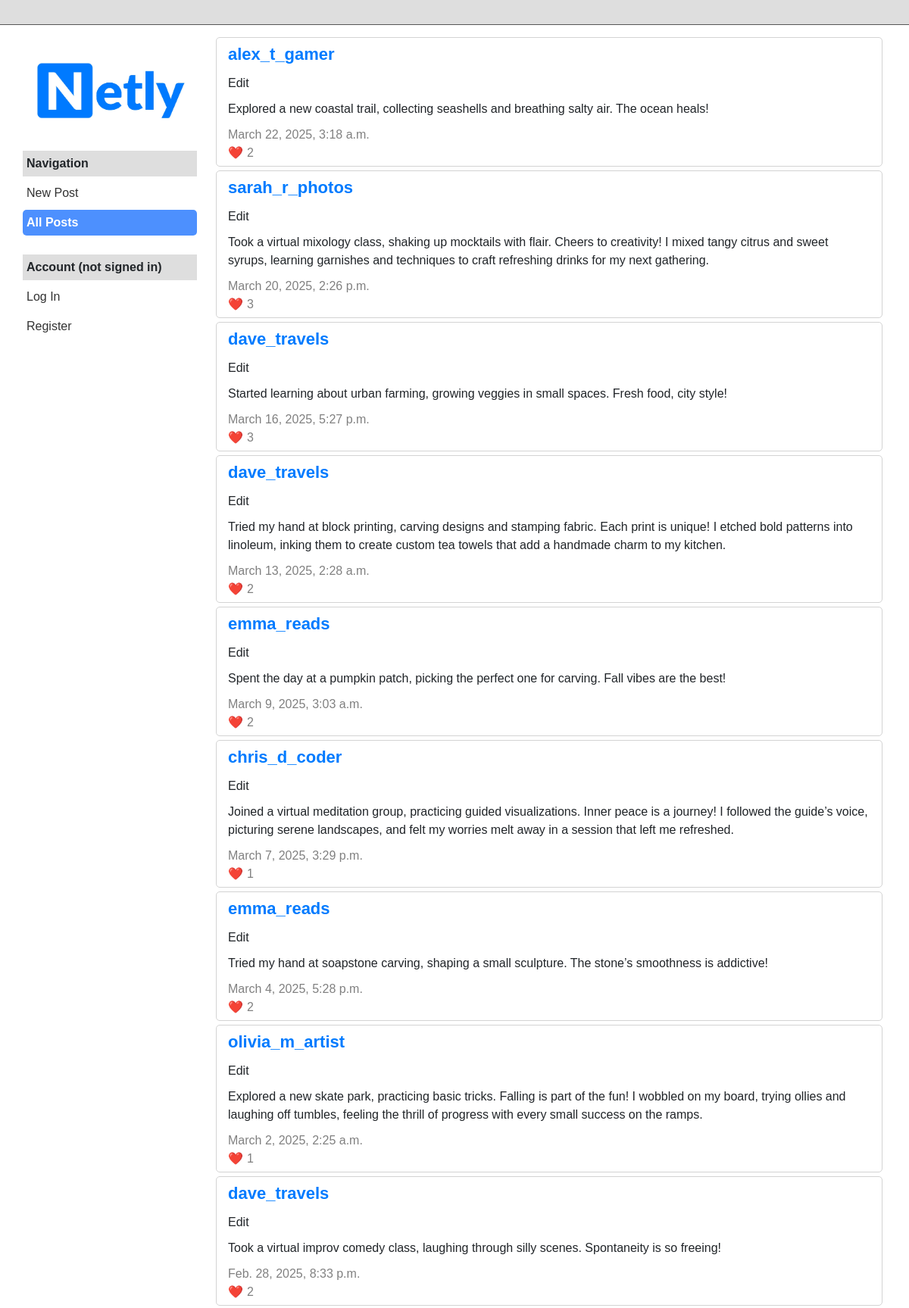
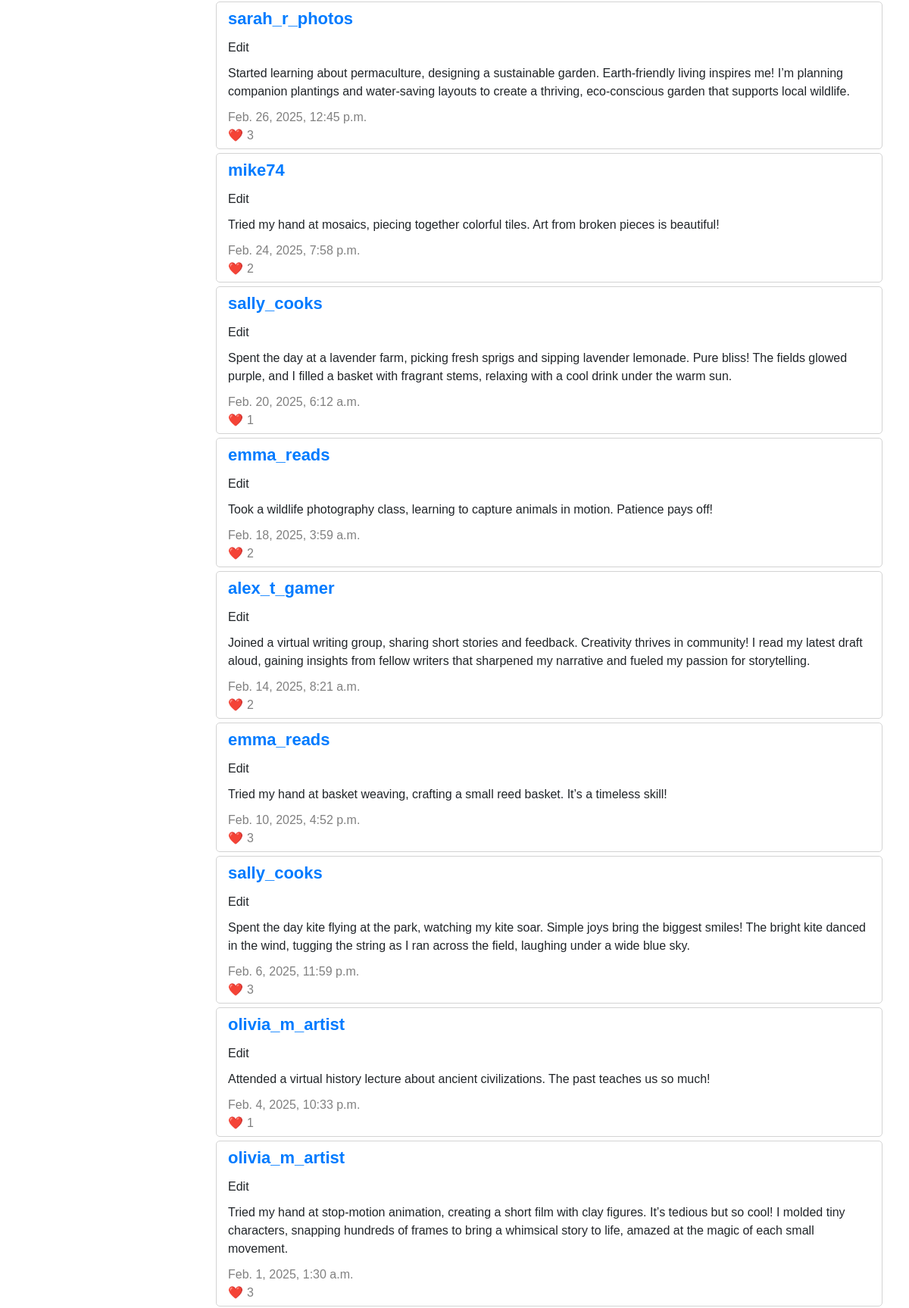
The page / (upper part) on the database its author committed (2 pictures, top to bottom).
### network/models.py (models this page shows, shortened)
class Post(models.Model):
    user = models.ForeignKey(User, on_delete=models.CASCADE, related_name="posts")
    content = models.TextField()
    created_at = models.DateTimeField(auto_now_add=True)
    def get_likes_count(self):
        return self.likes.count()

class User(AbstractUser):
    def __str__(self):
        return self.username

### network/views.py (the view)
# urls.py: path("", views.index, name="index"),
def index(request):
    posts = Post.objects.all().order_by("-created_at")
    return render(request, "network/index.html", {
        "active_filter": "all",
        "posts": posts,
    })

### network/templates/network/index.html
{% extends "network/layout.html" %}
{% block body %}
    {% for post in posts %}
    <div class="post-container">
        <div class="post-name"><a href="{% url 'profile' post.user.id %}">{{ post.user.username }}</a></div>
        <div class="post-edit">Edit</div>
        <div class="post-content">{{ post.content }}</div>
        <div class="post-date">{{ post.created_at }}</div>
        <div class="post-likes">{{ post.get_likes_count }}</div>
    </div>
    {% endfor %}
{% endblock %}

### network/templates/network/layout.html (shortened to what this page needs)
{% load static %}
<!DOCTYPE html>
<html lang="en">
    <head>
        <link rel="stylesheet" href="https://stackpath.bootstrapcdn.com/bootstrap/4.4.1/css/bootstrap.min.css">
        <link href="{% static 'network/styles.css' %}" rel="stylesheet">
    </head>
    <body>
        <div class="header">
        </div>
        <div class="page-container">
            <aside class="sidebar">
                <ul>
                    <li class="sidebar-logo">
                        <a href="{% url 'index' %}">
                            <img src="{% static 'network/netly.jpeg' %}" alt="Network Logo" style="width: 100%;">
                        </a>
                    </li>
                    <li class="sidebar-heading">Navigation</li>
                    <li><a href="{% url 'create' %}" class="{% if active_filter == 'new' %}active-link{% endif %}">New Post</a></li>
                    <li><a href="{% url 'index' %}" class="{% if active_filter == 'all' %}active-link{% endif %}">All Posts</a></li>
                    {% if user.is_authenticated %}
                        <li class="sidebar-heading">Account ({{ user.display_name }})</li>
                        <li><a href="{% url 'profile' user.id %}" class="{% if active_filter == 'profile' %}active-link{% endif %}">My Profile</a></li>
                        <hr>
                        <li><a href="{% url 'logout' %}">Log Out</a></li>
                    {% else %}
                        <li class="sidebar-heading">Account (not signed in)</li>
                        <li><a href="{% url 'login' %}">Log In</a></li>
                        <li><a href="{% url 'register' %}">Register</a></li>
                    {% endif %}
                </ul>
            </aside>
            <main class="content">
                {% block body %}
                {% endblock %}
            </main>
        </div>
    </body>
</html>

### network/static/network/styles.css (style rules this page uses)
body { font-family: Arial, sans-serif; display: flex; flex-direction: column; align-items: center; }
.page-container { display: flex; width: 100%; max-width: 1170px; align-items: stretch; margin-top: 1rem; }
.sidebar { width: 260px; flex-shrink: 0; padding: 15px; margin-right: 10px; box-sizing: border-box; position: sticky; top: 50px; align-self: flex-start; height: calc(100vh - 50px); overflow-y: auto; }
.sidebar ul { list-style: none; padding: 0; margin: 0; }
.sidebar li { margin-bottom: 5px; }
.sidebar a { text-decoration: none; color: #333; display: block; padding: 5px; }
.sidebar a.active-link { background-color: #4d90fe; border-radius: 5px; color: #ffffff; font-weight: bold; }
.sidebar-logo { background-color: #ffffff; color: #ffffff; border: none; }
.sidebar-heading { font-weight: 600; background-color: #dedede; display: block; padding: 5px; margin-top: 25px; }
.content { flex-grow: 1; margin-left: 0px; box-sizing: border-box; min-width: 0; }
.header { width: 100%; background-color: #dedede; padding: 16px; box-sizing: border-box; border-bottom: 1px solid #555; position: sticky; top: 0; z-index: 10; }
.post-container { border: 1px solid lightgray; border-radius: 5px; margin-bottom: 5px; margin-right: 20px; padding: 5px 15px; }
.post-name { font-size: 22px; font-weight: 700; margin-bottom: 10px; }
.post-edit { margin-bottom: 10px; }
.post-content { margin-bottom: 10px; }
.post-date { color: gray; }
.post-likes { color: gray; }
.post-likes::before { content: "❤️"; padding-right: 5px; }

### rows shown on the page
Post: user.username "alex_t_gamer", content "Explored a new coastal trail, collecting seashells and breathing salty air. The ocean heals!", created_at "March 22, 2025, 3:18 a.m.", get_likes_count "2"
Post: user.username "sarah_r_photos", content "Took a virtual mixology class, shaking up mocktails with flair. Cheers to creativity! I mixed tangy citrus and sweet syrups, learning garnishes and techniques to craft refreshing drinks for my next gathering.", created_at "March 20, 2025, 2:26 p.m.", get_likes_count "3"
Post: user.username "dave_travels", content "Started learning about urban farming, growing veggies in small spaces. Fresh food, city style!", created_at "March 16, 2025, 5:27 p.m.", get_likes_count "3"
Post: user.username "dave_travels", content "Tried my hand at block printing, carving designs and stamping fabric. Each print is unique! I etched bold patterns into linoleum, inking them to create custom tea towels that add a handmade charm to my kitchen.", created_at "March 13, 2025, 2:28 a.m.", get_likes_count "2"
Post: user.username "emma_reads", content "Spent the day at a pumpkin patch, picking the perfect one for carving. Fall vibes are the best!", created_at "March 9, 2025, 3:03 a.m.", get_likes_count "2"
Post: user.username "chris_d_coder", content "Joined a virtual meditation group, practicing guided visualizations. Inner peace is a journey! I followed the guide’s voice, picturing serene landscapes, and felt my worries melt away in a session that left me refreshed.", created_at "March 7, 2025, 3:29 p.m.", get_likes_count "1"
Post: user.username "emma_reads", content "Tried my hand at soapstone carving, shaping a small sculpture. The stone’s smoothness is addictive!", created_at "March 4, 2025, 5:28 p.m.", get_likes_count "2"
Post: user.username "olivia_m_artist", content "Explored a new skate park, practicing basic tricks. Falling is part of the fun! I wobbled on my board, trying ollies and laughing off tumbles, feeling the thrill of progress with every small success on the ramps.", created_at "March 2, 2025, 2:25 a.m.", get_likes_count "1"
Post: user.username "dave_travels", content "Took a virtual improv comedy class, laughing through silly scenes. Spontaneity is so freeing!", created_at "Feb. 28, 2025, 8:33 p.m.", get_likes_count "2"
Post: user.username "sarah_r_photos", content "Started learning about permaculture, designing a sustainable garden. Earth-friendly living inspires me! I’m planning companion plantings and water-saving layouts to create a thriving, eco-conscious garden that supports local wildlife.", created_at "Feb. 26, 2025, 12:45 p.m.", get_likes_count "3"
Post: user.username "mike74", content "Tried my hand at mosaics, piecing together colorful tiles. Art from broken pieces is beautiful!", created_at "Feb. 24, 2025, 7:58 p.m.", get_likes_count "2"
Post: user.username "sally_cooks", content "Spent the day at a lavender farm, picking fresh sprigs and sipping lavender lemonade. Pure bliss! The fields glowed purple, and I filled a basket with fragrant stems, relaxing with a cool drink under the warm sun.", created_at "Feb. 20, 2025, 6:12 a.m.", get_likes_count "1"
Post: user.username "emma_reads", content "Took a wildlife photography class, learning to capture animals in motion. Patience pays off!", created_at "Feb. 18, 2025, 3:59 a.m.", get_likes_count "2"
Post: user.username "alex_t_gamer", content "Joined a virtual writing group, sharing short stories and feedback. Creativity thrives in community! I read my latest draft aloud, gaining insights from fellow writers that sharpened my narrative and fueled my passion for storytelling.", created_at "Feb. 14, 2025, 8:21 a.m.", get_likes_count "2"
Post: user.username "emma_reads", content "Tried my hand at basket weaving, crafting a small reed basket. It’s a timeless skill!", created_at "Feb. 10, 2025, 4:52 p.m.", get_likes_count "3"
Post: user.username "sally_cooks", content "Spent the day kite flying at the park, watching my kite soar. Simple joys bring the biggest smiles! The bright kite danced in the wind, tugging the string as I ran across the field, laughing under a wide blue sky.", created_at "Feb. 6, 2025, 11:59 p.m.", get_likes_count "3"
Post: user.username "olivia_m_artist", content "Attended a virtual history lecture about ancient civilizations. The past teaches us so much!", created_at "Feb. 4, 2025, 10:33 p.m.", get_likes_count "1"
Post: user.username "olivia_m_artist", content "Tried my hand at stop-motion animation, creating a short film with clay figures. It’s tedious but so cool! I molded tiny characters, snapping hundreds of frames to bring a whimsical story to life, amazed at the magic of each small movement.", created_at "Feb. 1, 2025, 1:30 a.m.", get_likes_count "3"
